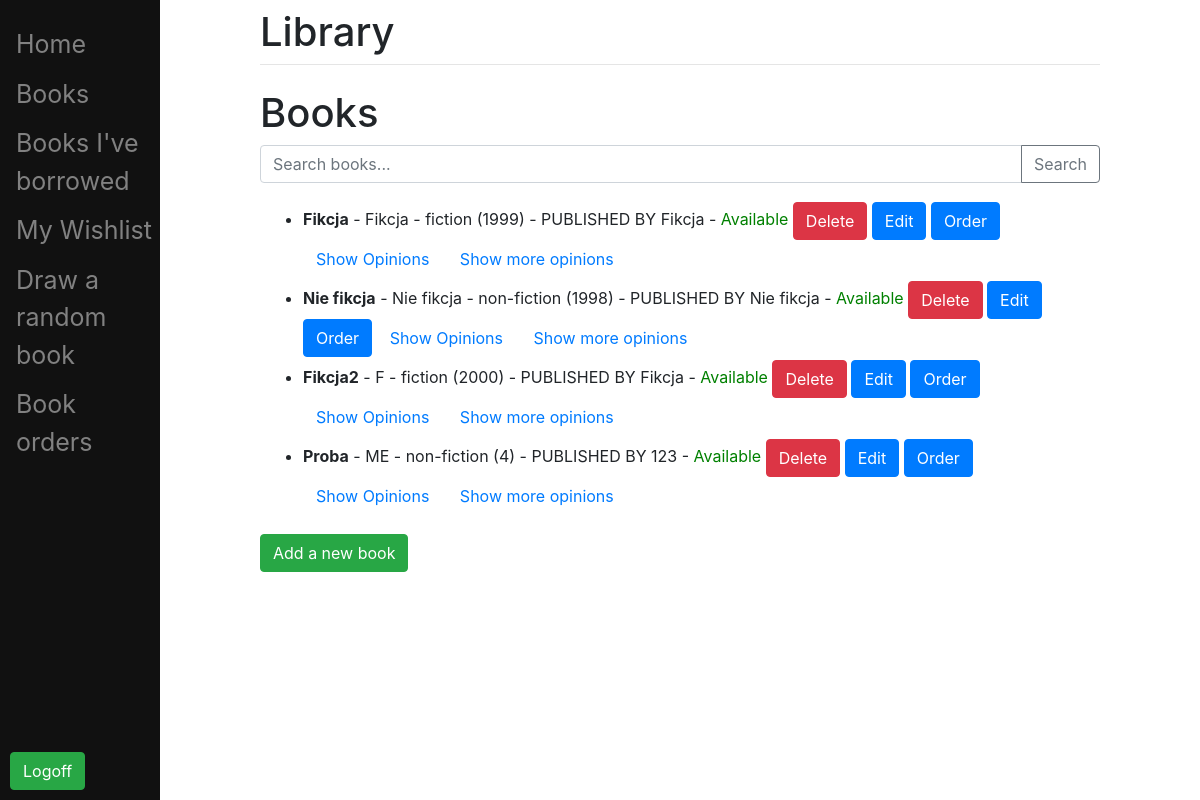
Page /books/ (signed in) on the earlier database version.
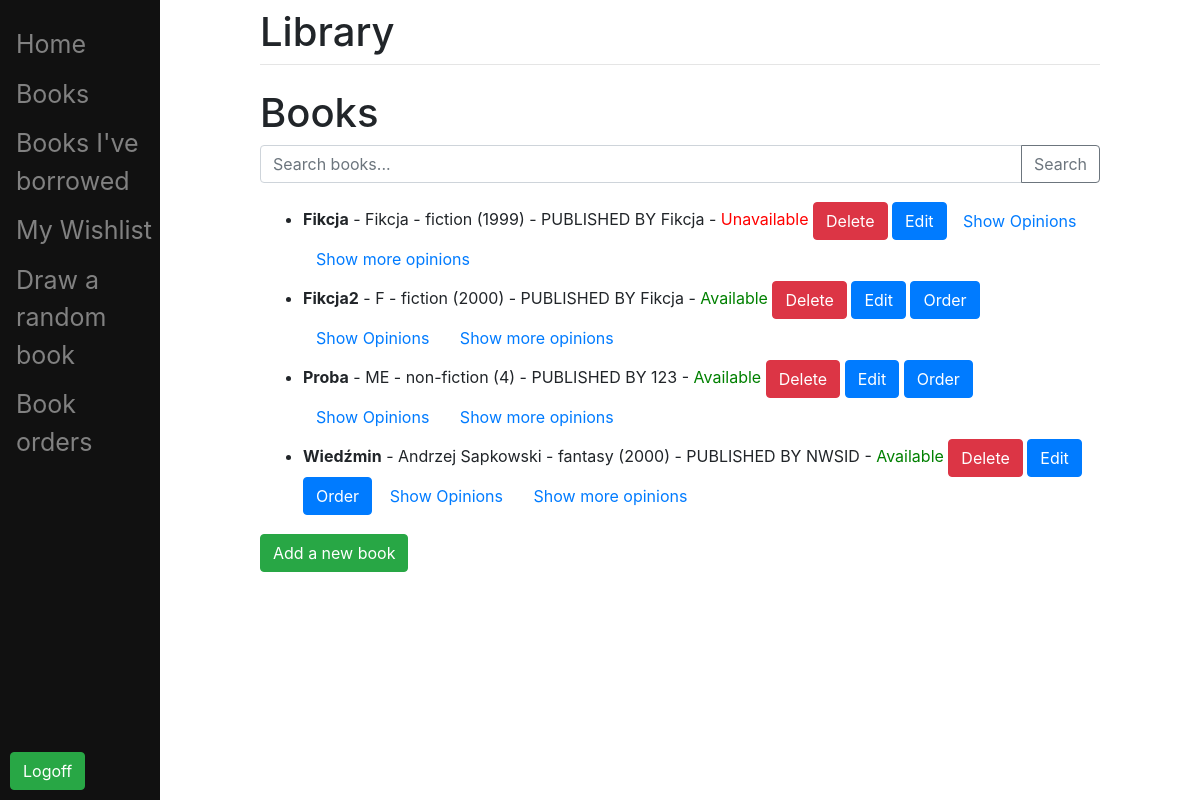
Same page on the later database version.
### app/models.py (models this page shows, shortened)
class Book(models.Model):
    GENRE_CHOICES = [
        ('fiction', 'Fiction'),
        ('non-fiction', 'Non-Fiction'),
        ('fantasy', 'Fantasy'),
        ]
    title = models.CharField(max_length=200)
    author = models.CharField(max_length=200)
    genre = models.CharField(max_length=20, choices=GENRE_CHOICES)
    year = models.IntegerField()
    borrowed_by = models.ForeignKey(User, on_delete=models.CASCADE, related_name="book", null=True, blank=True)
    available = models.BooleanField(default=True)
    quantity = models.PositiveIntegerField(default=1)
    publisher = models.CharField(max_length=200,null=True, blank=True)

### app/views.py (the view)
# urls.py: path('books/', views.book_list, name='book_list'),
@login_required
def book_list(request):
    query = request.GET.get('search_query')
    if query:
        books = Book.objects.filter(title__icontains=query) | Book.objects.filter(author__icontains=query) | Book.objects.filter(genre__icontains=query)
    else:
        books = Book.objects.all()
    for book in books:
        book.user_has_opinion = book.localopinions_set.filter(user=request.user).exists()
    user = request.user
    return render(request, 'app/book_list.html', {'books': books, 'user': user})

### app/templates/app/book_list.html (shortened to what this page needs)
{% extends 'app/base.html' %}
{% block content %}
<h1>Books</h1>
<form method="get" action="{% url 'book_list' %}">
    <div class="input-group mb-3">
        <input type="text" class="form-control" id="searchInput" placeholder="Search books..." name="search_query" value="{{ request.GET.search_query }}">
        <div class="input-group-append">
            <button class="btn btn-outline-secondary" type="submit">Search</button>
        </div>
    </div>
</form>
<div class="input-group-prepend" style="text-align: left;">
    <ul>
        {% for book in books %}
            <li style="margin:3px">
                <strong>{{ book.title }}</strong> - {{ book.author }} - {{ book.genre }} ({{ book.year }}) - PUBLISHED BY {{ book.publisher }} -
                {% if book.available %}
                    <span style="color:green;">Available</span>
                {% else %}
                    <span style="color:red;">Unavailable</span>
                {% endif %}
                {% for group in user.groups.all %}
                    {% if group.name == 'Employees' %}
                    <form action="{% url 'delete_book' book.id %}" method="post" style="display: inline;" class="form-group">
                        <button type="submit" class="btn btn-danger">Delete</button>
                    </form>
                <a href="{% url 'edit_book' book.id %}" class="btn btn-primary">Edit</a>
                {% endif %}
                {% endfor %}
                {% if book.available %}
                <form id="borrowForm{{ book.id }}" action="{% url 'borrow_book' book.id %}" method="post" style="display: inline;" class="form-group">
                    <button type="button" class="btn btn-primary borrowButton" data-book-id="{{ book.id }}">Order</button>
                </form>
                {% endif %}
                <button class="btn btn-link" data-toggle="collapse" data-target="#opinions{{ book.id }}">Show Opinions</button>
                <button class="btn btn-link show-more-opinions" data-book-id="{{ book.id }}">Show more opinions</button>
            </li>
        {% endfor %}
    </ul>
</div>
{% for group in user.groups.all %}
    {% if group.name == 'Employees' %}
<a href="{% url 'add_book' %}" class="btn btn-success">Add a new book</a>
    {% endif %}
{% endfor %}
{% endblock %}

### app/templates/app/base.html (shortened to what this page needs)
<!DOCTYPE html>
<html lang="en">
<head>
<link rel="stylesheet" href="https://cdn.jsdelivr.net/npm/bootstrap@4.3.1/dist/css/bootstrap.min.css">
</head>
<body>
    {% if user.is_authenticated %}
    <div class="sidenav">
        <a href="/home">Home</a>
        <a href="/books/">Books</a>
        <a href="/mypage/">Books I've borrowed</a>
        <a href="/wishlist">My Wishlist</a>
        <a href="/random_book">Draw a random book</a>
        {% for group in user.groups.all %}
            {% if group.name == 'Employees' %}
                <a href="/manage">Book orders</a>
            {% endif %}
        {% endfor %}
        <form method="post" action="{% url 'logout' %}">
            <button type="submit" class="btn btn-success" style="position: fixed; text-align:center; bottom:0;margin:10px;">Logoff</button>
        </form>
    </div>
    {% endif %}
    <div id="content" name="content" class="main">
        <div class="row justify-content-center">
            <div  style="width:80%;">
                <h1 class="mt-2">Library</h1>
                <hr class="mt-0 mb-4">
                    {% block content %}
                    {% endblock %}
            </div>
        </div>
    </div>
</body>
</html>

### app/templates/app/base.html (style rules this page uses)
.sidenav { height: 100%; width: 160px; position: fixed; z-index: 1; top: 0; left: 0; background-color: #111; overflow-x: hidden; padding-top: 20px; }
.sidenav a { padding: 6px 8px 6px 16px; text-decoration: none; font-size: 25px; color: #818181; display: block; }
.main { margin-left: 160px; padding: 0px 10px; }
body { background-color: #121212; }

Differences in the rows shown:
removed Book: title "Nie fikcja", author "Nie fikcja", genre "non-fiction", year "1998", publisher "Nie fikcja", available "Available"
changed Book (number 1 of 4 on the later page): available "Available Order" → "Unavailable"
added Book: title "Wiedźmin", author "Andrzej Sapkowski", genre "fantasy", year "2000", publisher "NWSID", available "Available"
